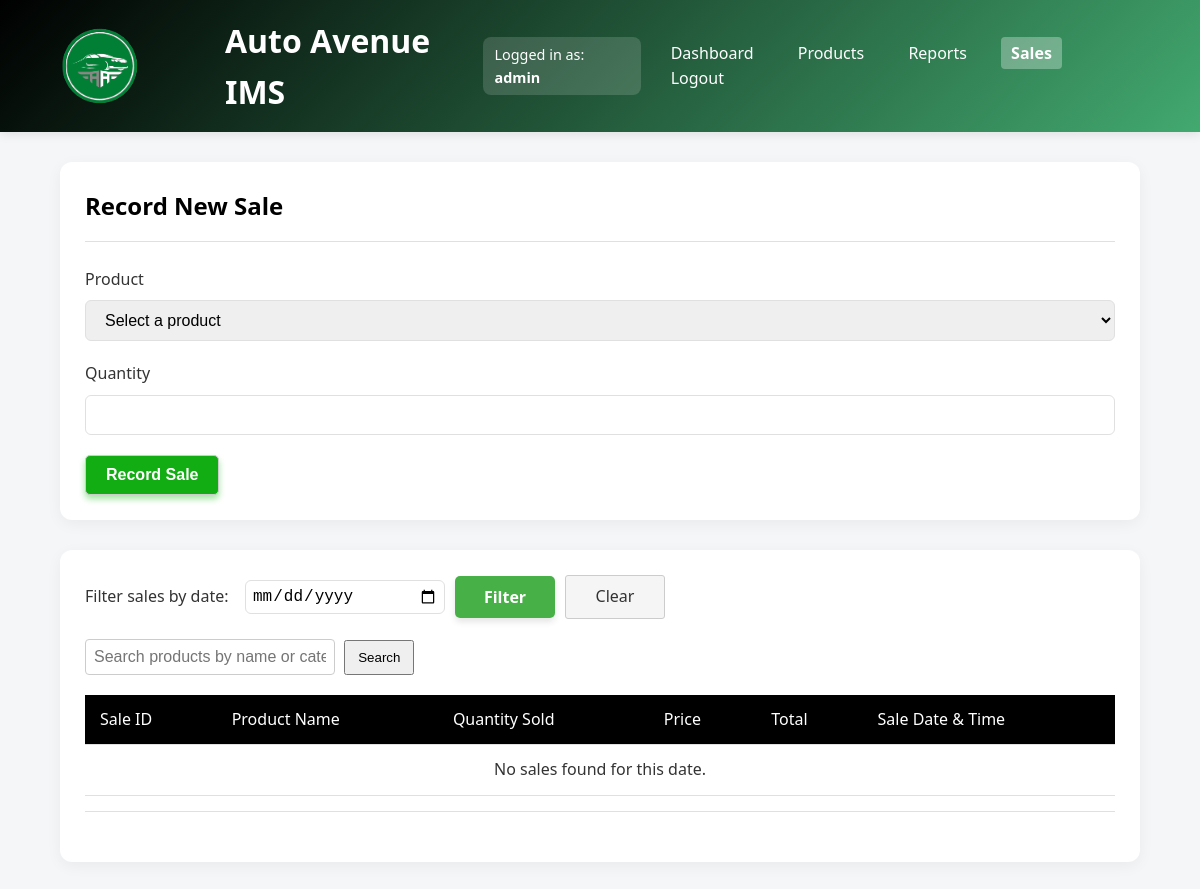
Page /sales.php (signed in) on the earlier database version.
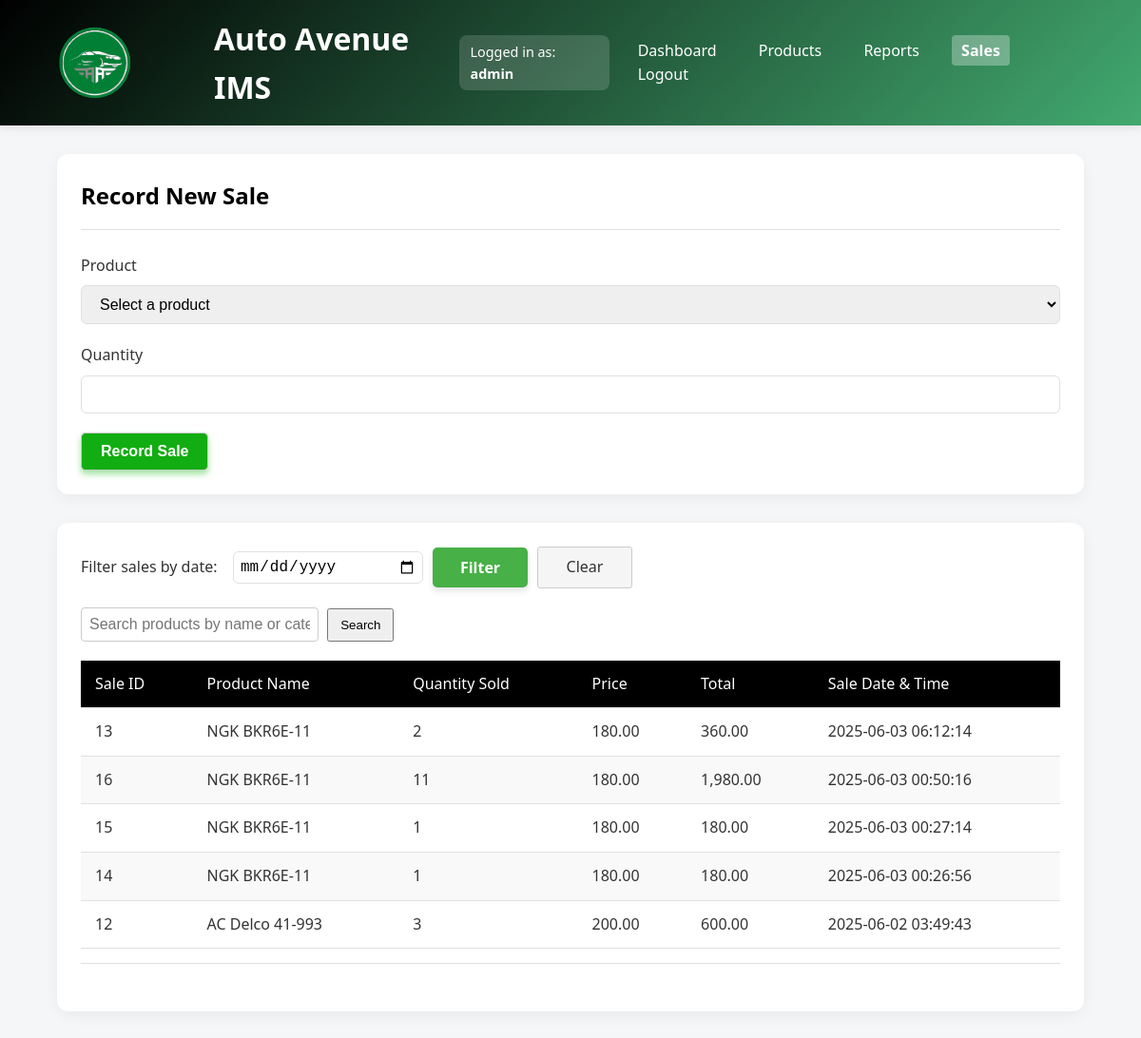
Same page on the later database version.
### tables this page shows
CREATE TABLE `sales` (
  `sale_id` int(11) NOT NULL,
  `product_id` int(11) DEFAULT NULL,
  `quantity_sold` int(11) NOT NULL,
  `sale_date` timestamp NOT NULL DEFAULT current_timestamp()
);

CREATE TABLE `products` (
  `product_id` int(11) NOT NULL,
  `name` varchar(100) NOT NULL,
  `quantity` int(11) NOT NULL DEFAULT 0,
  `price` decimal(10,2) NOT NULL,
  `category` varchar(50) DEFAULT NULL,
  `min_stock_level` int(11) DEFAULT 10,
  `last_updated` timestamp NOT NULL DEFAULT current_timestamp() ON UPDATE current_timestamp(),
  `is_active` tinyint(1) DEFAULT 1,
  `warranty_period` varchar(50) DEFAULT NULL,
  `warranty_terms` text DEFAULT NULL,
  `vin_code` varchar(17) DEFAULT NULL,
  `supplier_id` int(11) DEFAULT NULL,
  `supplier` varchar(100) DEFAULT NULL
);

### sales.php (the view, shortened to what this page needs)
<?php
require_once __DIR__ . '/includes/config.php';
$sale_date_filter = $_GET['sale_date'] ?? '';
$where_clause = "";
$params = [];
$param_types = "";
if ($where_clause) {
    $stmt = $conn->prepare("
        SELECT s.sale_id, p.name, s.quantity_sold, p.price, (s.quantity_sold * p.price) as total, s.sale_date
        FROM sales s
        LEFT JOIN products p ON s.product_id = p.product_id
        $where_clause
        ORDER BY s.sale_date DESC
        LIMIT 50
    ");
    if (!$stmt) {
        die("Prepare failed: " . $conn->error);
    }
    $stmt->bind_param($param_types, ...$params);
    $stmt->execute();
    $sales_result = $stmt->get_result();
} else {
    $sales_result = $conn->query("
        SELECT s.sale_id, p.name, s.quantity_sold, p.price, (s.quantity_sold * p.price) as total, s.sale_date
        FROM sales s
        LEFT JOIN products p ON s.product_id = p.product_id
        ORDER BY s.sale_date DESC
        LIMIT 50
    ");
}
?>
<!DOCTYPE html>
<html lang="en">
<head>
</head>
<body>
    <header>
        <div class="container">
            <div style="display: flex; align-items: center; gap: 15px;">
                <img src="autoavelogo.svg" alt="Auto Avenue Logo" class="logo" width="150" />
                <h1>Auto Avenue IMS</h1>
            </div>
            <div style="background-color: rgba(255, 255, 255, 0.15); padding: 6px 12px; border-radius: 8px; font-size: 0.9rem;">
                Logged in as: <strong><?= htmlspecialchars($_SESSION['role']) ?></strong>
            </div>
            <nav>
                <a href="dashboard.php">Dashboard</a>
                <a href="products.php">Products</a>
                <a href="reports.php">Reports</a>
                <a href="sales.php" class="active">Sales</a>
                <a href="logout.php">Logout</a>
            </nav>
        </div>
    </header>
    <main class="main-content">
        <div class="section">
            <div class="page-header">
                <h2>Record New Sale</h2>
            </div>
            <form method="POST">
                <div class="form-group">
                    <label for="product_id">Product</label>
                    <select id="product_id" name="product_id" required>
                        <option value="">Select a product</option>
                    </select>
                </div>
                <div class="form-group">
                    <label for="quantity">Quantity</label>
                    <input type="number" id="quantity" name="quantity" min="1" required />
                </div>
                <button type="submit" class="btn-record">Record Sale</button>
            </form>
        </div>
        <div class="section">
            <div class="page-header">
<form method="GET" action="" style="margin-bottom: 20px;">
  <div class="form-group" style="display: flex; align-items: center; gap: 10px;">
    <label for="sale_date" style="min-width: 150px; margin: 0;">Filter sales by date:</label>
    <input type="date" id="sale_date" name="sale_date" value="<?= htmlspecialchars($sale_date_filter) ?>" style="max-width: 200px; padding: 6px;" />
    <button type="submit" class="btn">Filter</button>
    <a href="sales.php" class="btn btn-clear">Clear</a>
  </div>
</form>
<form method="GET" action="sales.php" style="margin-bottom: 20px;">
  <input type="text" name="search" placeholder="Search products by name or category"
         value="<?= isset($_GET['search']) ? htmlspecialchars($_GET['search']) : '' ?>"
         style="padding: 8px; width: 250px; border-radius: 4px; border: 1px solid #ccc;">
  <button type="submit" class="add-product-btn" style="padding: 8px 12px; margin-left: 5px;">Search</button>
</form>
<table>
    <thead>
        <tr>
            <th>Sale ID</th>
            <th>Product Name</th>
            <th>Quantity Sold</th>
            <th>Price</th>
            <th>Total</th>
            <th>Sale Date & Time</th>
        </tr>
    </thead>
    <tbody>
        <?php if ($sales_result && $sales_result->num_rows > 0): ?>
            <?php while($row = $sales_result->fetch_assoc()): ?>
                <tr>
                    <td><?= htmlspecialchars($row['sale_id']) ?></td>
                    <td><?= htmlspecialchars($row['name']) ?></td>
                    <td><?= htmlspecialchars($row['quantity_sold']) ?></td>
                    <td><?= number_format($row['price'], 2) ?></td>
                    <td><?= number_format($row['total'], 2) ?></td>
                    <td><?= htmlspecialchars($row['sale_date']) ?></td>
                </tr>
            <?php endwhile; ?>
        <?php else: ?>
            <tr>
                <td colspan="6" style="text-align:center;">No sales found for this date.</td>
            </tr>
        <?php endif; ?>
    </tbody>
</table>
</body>
</html>

Differences in the rows shown:
added sales: sale_id "13", product.name "NGK BKR6E-11", quantity_sold "2", product.price "180.00", total "360.00", sale_date "2025-06-03 06:12:14"
added sales: sale_id "16", product.name "NGK BKR6E-11", quantity_sold "11", product.price "180.00", total "1,980.00", sale_date "2025-06-03 00:50:16"
added sales: sale_id "15", product.name "NGK BKR6E-11", quantity_sold "1", product.price "180.00", total "180.00", sale_date "2025-06-03 00:27:14"
added sales: sale_id "14", product.name "NGK BKR6E-11", quantity_sold "1", product.price "180.00", total "180.00", sale_date "2025-06-03 00:26:56"
added sales: sale_id "12", product.name "AC Delco 41-993", quantity_sold "3", product.price "200.00", total "600.00", sale_date "2025-06-02 03:49:43"
Other differences:
text no longer shown: "No sales found for this date."
